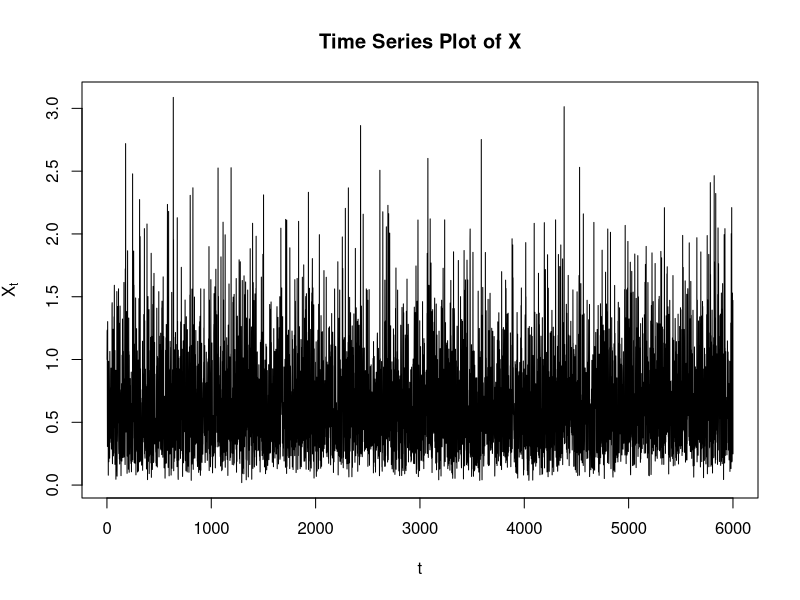
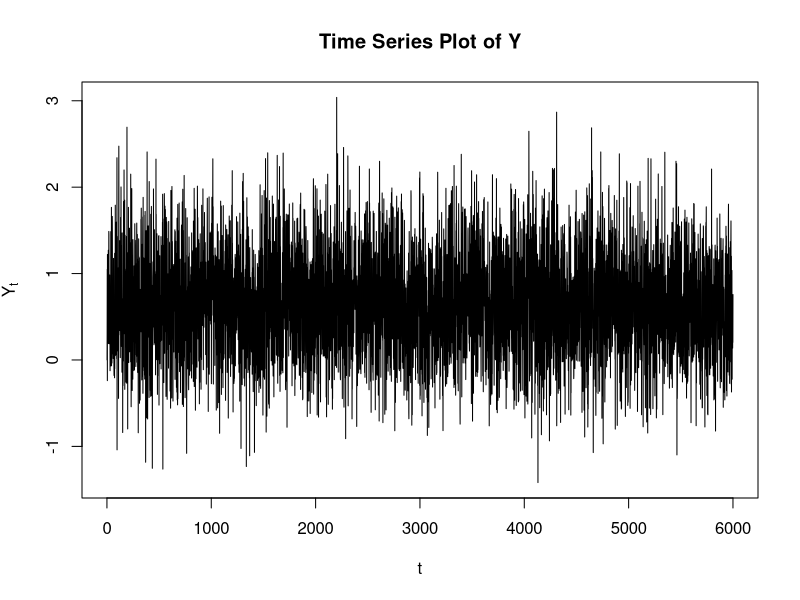
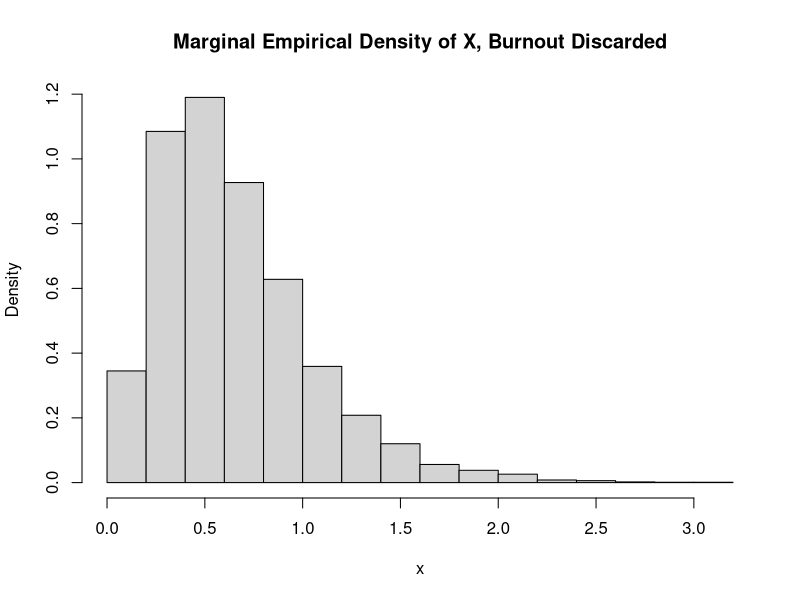
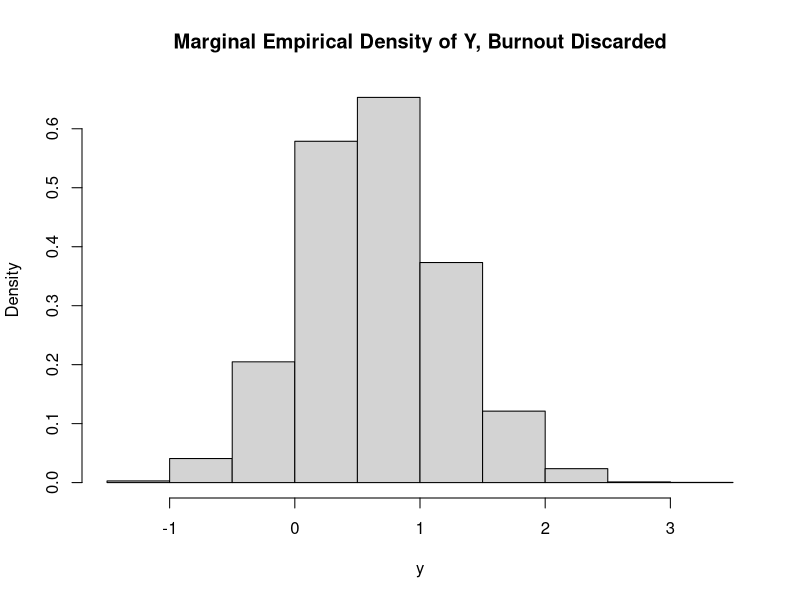

Generate these figures, in order, with R:
## ---- chunk 1
knitr::opts_chunk$set(echo = TRUE)
## ---- chunk 2
set.seed(0)

gibbs_sampler <-  function(init, sample_size) {
  x <- init[1]
  y <- init[2]
  
  sample <- matrix(init, nrow=1)
  
  while (nrow(sample) < sample_size) {
    # Sample from full conditionals
    x <- rgamma(1, shape=3, rate=y^2+4)
    y <- rnorm(1, mean=1/(1+x), sd=sqrt(1/(2*(1+x))))
  
    sample <- rbind(sample, c(x, y))
  }
  return(sample)
}

sample <- gibbs_sampler(c(1,0), 6000)
## ---- chunk 3
plot(x=seq(nrow(sample)), y=sample[,1], type='l', xlab='t',
     ylab=expression(X[t]), main='Time Series Plot of X')
plot(x=seq(nrow(sample)), y=sample[,2], type='l', xlab='t',
     ylab=expression(Y[t]), main='Time Series Plot of Y')

x <- sample[1001:6000,1]
y <- sample[1001:6000,2]
hist(x, freq=FALSE, main='Marginal Empirical Density of X, Burnout Discarded')
hist(y, freq=FALSE, main='Marginal Empirical Density of Y, Burnout Discarded')
## ---- chunk 4
est <- mean(apply(sample[1001:6000,], MARGIN=1, 
                  FUN=function(x) x[1]^2 * x[2]^3 * exp(-x[1]^2)))
